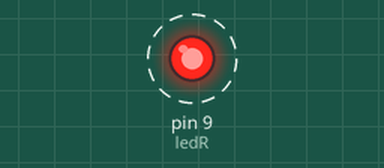
A sketch run on a simulated Arduino Uno, built with avr-gcc and run on an emulated ATmega328P. Parts: output pins drawn as LEDs (lit = HIGH). Dashed ring = blinking. What the sketch prints to the serial monitor is not drawn.

Above: at 0.2 s.
Timing chart, 0 to 3.0 s (numbered marks = the images above):
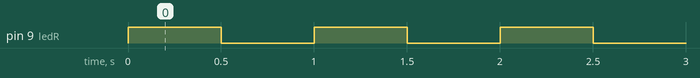

Measured:
- by itself, pin 9 (ledR): alternates HIGH for 0.50 s and LOW for 0.50 s

The sketch:

HelloWorld.ino
```cpp
const int ledR=9;
void setup(){
    pinMode(ledR,OUTPUT);
    Serial.begin(115200);
    Serial.print("Hello World example for ameba arduino");

}

void loop(){
    digitalWrite(ledR,HIGH);
    delay(500);
    digitalWrite(ledR,LOW);
    delay(500);
}
```
